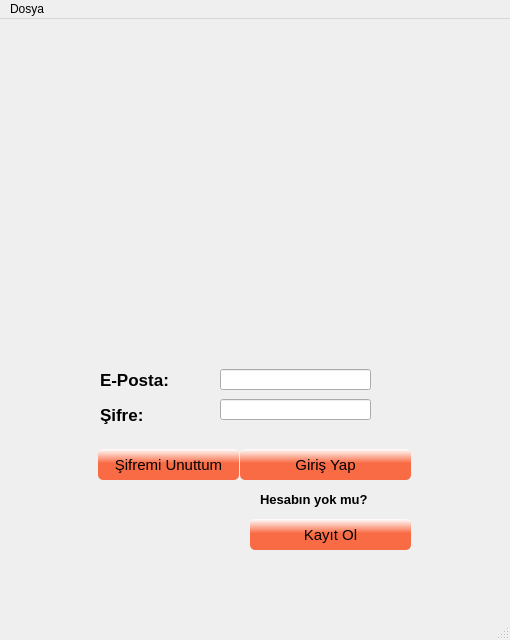
<?xml version="1.0" encoding="UTF-8"?>
<ui version="4.0">
 <class>MainWindow</class>
 <widget class="QMainWindow" name="MainWindow">
  <property name="geometry">
   <rect>
    <x>0</x>
    <y>0</y>
    <width>510</width>
    <height>640</height>
   </rect>
  </property>
  <property name="minimumSize">
   <size>
    <width>510</width>
    <height>640</height>
   </size>
  </property>
  <property name="maximumSize">
   <size>
    <width>510</width>
    <height>640</height>
   </size>
  </property>
  <property name="font">
   <font>
    <stylestrategy>PreferDefault</stylestrategy>
   </font>
  </property>
  <property name="windowTitle">
   <string>Music Player</string>
  </property>
  <property name="windowIcon">
   <iconset resource="icons.qrc">
    <normaloff>:/icons/icons/music.png</normaloff>:/icons/icons/music.png</iconset>
  </property>
  <property name="styleSheet">
   <string notr="true">#centralwidget{
background-image: url(:/iconss/icons/512x512bb.jpg);
}</string>
  </property>
  <property name="inputMethodHints">
   <set>Qt::ImhNone</set>
  </property>
  <widget class="QWidget" name="centralwidget">
   <property name="enabled">
    <bool>true</bool>
   </property>
   <widget class="QLabel" name="label">
    <property name="geometry">
     <rect>
      <x>100</x>
      <y>350</y>
      <width>131</width>
      <height>21</height>
     </rect>
    </property>
    <property name="font">
     <font>
      <pointsize>13</pointsize>
      <weight>75</weight>
      <bold>true</bold>
     </font>
    </property>
    <property name="text">
     <string>E-Posta:</string>
    </property>
   </widget>
   <widget class="QLabel" name="label_2">
    <property name="geometry">
     <rect>
      <x>100</x>
      <y>380</y>
      <width>131</width>
      <height>31</height>
     </rect>
    </property>
    <property name="font">
     <font>
      <pointsize>13</pointsize>
      <weight>75</weight>
      <bold>true</bold>
     </font>
    </property>
    <property name="text">
     <string>Şifre:</string>
    </property>
   </widget>
   <widget class="QLineEdit" name="epostaLineEdit">
    <property name="geometry">
     <rect>
      <x>220</x>
      <y>350</y>
      <width>151</width>
      <height>21</height>
     </rect>
    </property>
   </widget>
   <widget class="QPushButton" name="kayitOl">
    <property name="geometry">
     <rect>
      <x>250</x>
      <y>500</y>
      <width>161</width>
      <height>31</height>
     </rect>
    </property>
    <property name="sizePolicy">
     <sizepolicy hsizetype="Expanding" vsizetype="Fixed">
      <horstretch>0</horstretch>
      <verstretch>0</verstretch>
     </sizepolicy>
    </property>
    <property name="font">
     <font>
      <pointsize>11</pointsize>
     </font>
    </property>
    <property name="autoFillBackground">
     <bool>false</bool>
    </property>
    <property name="styleSheet">
     <string notr="true">background-color: qlineargradient(spread:pad, x1:1, y1:0.732773, x2:1, y2:0, stop:0.373134 rgba(249,107,68,255), stop:1 rgba(255, 255, 255, 255));
border-radius: 5px;
</string>
    </property>
    <property name="text">
     <string>Kayıt Ol</string>
    </property>
   </widget>
   <widget class="QPushButton" name="girisYap">
    <property name="geometry">
     <rect>
      <x>240</x>
      <y>430</y>
      <width>171</width>
      <height>31</height>
     </rect>
    </property>
    <property name="sizePolicy">
     <sizepolicy hsizetype="Expanding" vsizetype="Fixed">
      <horstretch>0</horstretch>
      <verstretch>0</verstretch>
     </sizepolicy>
    </property>
    <property name="font">
     <font>
      <pointsize>11</pointsize>
     </font>
    </property>
    <property name="autoFillBackground">
     <bool>false</bool>
    </property>
    <property name="styleSheet">
     <string notr="true">background-color: qlineargradient(spread:pad, x1:1, y1:0.732773, x2:1, y2:0, stop:0.373134 rgba(249,107,68,255), stop:1 rgba(255, 255, 255, 255));
border-radius: 5px;
</string>
    </property>
    <property name="text">
     <string>Giriş Yap</string>
    </property>
   </widget>
   <widget class="QPushButton" name="sifremiUnuttum">
    <property name="geometry">
     <rect>
      <x>98</x>
      <y>430</y>
      <width>141</width>
      <height>31</height>
     </rect>
    </property>
    <property name="sizePolicy">
     <sizepolicy hsizetype="Expanding" vsizetype="Fixed">
      <horstretch>0</horstretch>
      <verstretch>0</verstretch>
     </sizepolicy>
    </property>
    <property name="font">
     <font>
      <pointsize>11</pointsize>
     </font>
    </property>
    <property name="autoFillBackground">
     <bool>false</bool>
    </property>
    <property name="styleSheet">
     <string notr="true">background-color: qlineargradient(spread:pad, x1:1, y1:0.732773, x2:1, y2:0, stop:0.373134 rgba(249,107,68,255), stop:1 rgba(255, 255, 255, 255));
border-radius: 5px;
</string>
    </property>
    <property name="text">
     <string>Şifremi Unuttum</string>
    </property>
   </widget>
   <widget class="QLineEdit" name="sifreLineEdit">
    <property name="geometry">
     <rect>
      <x>220</x>
      <y>380</y>
      <width>151</width>
      <height>21</height>
     </rect>
    </property>
   </widget>
   <widget class="QLabel" name="label_4">
    <property name="geometry">
     <rect>
      <x>260</x>
      <y>460</y>
      <width>151</width>
      <height>41</height>
     </rect>
    </property>
    <property name="font">
     <font>
      <pointsize>10</pointsize>
      <weight>75</weight>
      <italic>false</italic>
      <bold>true</bold>
     </font>
    </property>
    <property name="text">
     <string>Hesabın yok mu?</string>
    </property>
   </widget>
   <widget class="QLabel" name="label_3">
    <property name="geometry">
     <rect>
      <x>150</x>
      <y>540</y>
      <width>201</width>
      <height>41</height>
     </rect>
    </property>
    <property name="font">
     <font>
      <pointsize>10</pointsize>
      <weight>75</weight>
      <italic>false</italic>
      <bold>true</bold>
     </font>
    </property>
    <property name="text">
     <string/>
    </property>
   </widget>
  </widget>
  <widget class="QMenuBar" name="menubar">
   <property name="geometry">
    <rect>
     <x>0</x>
     <y>0</y>
     <width>510</width>
     <height>26</height>
    </rect>
   </property>
   <widget class="QMenu" name="menuX">
    <property name="title">
     <string>Dosya</string>
    </property>
    <addaction name="actionA"/>
   </widget>
   <addaction name="menuX"/>
  </widget>
  <widget class="QStatusBar" name="statusbar"/>
  <action name="actionA">
   <property name="text">
    <string>Çıkış Yap</string>
   </property>
   <property name="shortcut">
    <string>Esc</string>
   </property>
  </action>
 </widget>
 <resources>
  <include location="icons.qrc"/>
  <include location="iconss.qrc"/>
 </resources>
 <connections/>
 <slots>
  <slot>mySlot()</slot>
 </slots>
</ui>
